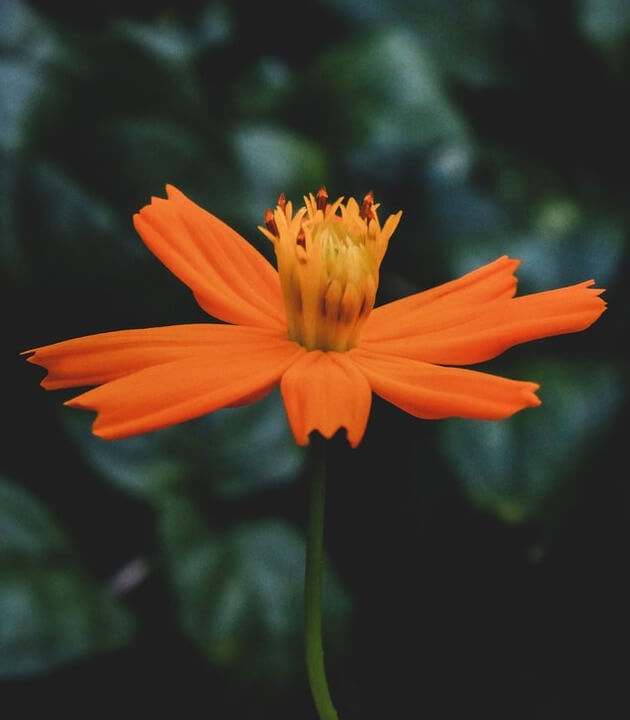
#> input picture DAY05/orange-flower.jpg, 630 x 720 px
$ python TASK1.py
#> lines starting #> are read from the running program, lines starting #| are printed output that depends on the picture; after the words box and inside, x2 and y2 are one past the last pixel; in counts of white or black regions, pixels touching at a corner belong together
import cv2
import numpy as np
import matplotlib.pyplot as plt

img=cv2.imread("orange-flower.jpg")
#> img is the input picture: shape (720, 630, 3); mean B, G, R 40.5, 55.2, 67.7
if img is None:
    print("No image")
else:
    rows, columns, channel=img.shape
#> rows = 720; columns = 630; channel = 3
    gray=np.zeros((rows, columns), dtype=np.uint8)
    for i in range(rows):
        for j in range(columns):
            blue=img[i][j][0]
            green=img[i][j][1]
            red=img[i][j][2]
            intensity=int(0.299*red+0.587*green+0.114*blue)
            gray[i][j]=intensity
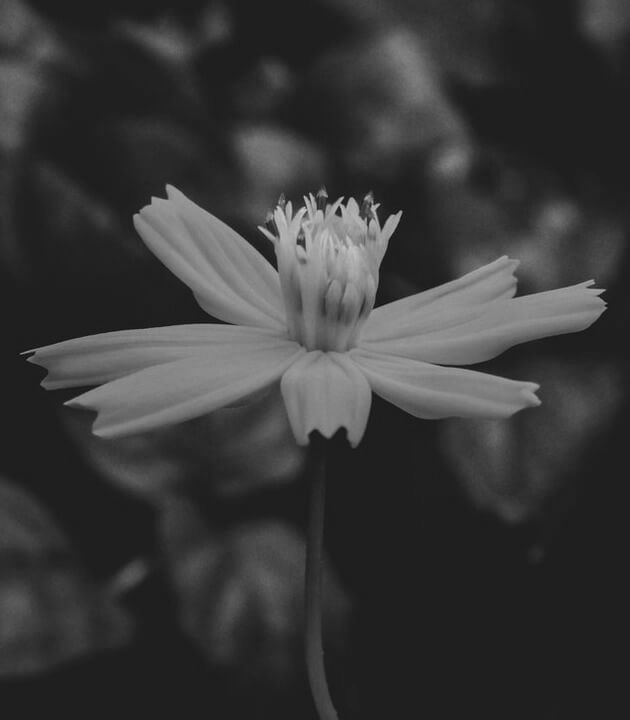
#> gray: shape (720, 630); min 13, max 204, mean 56.9
    threshold=int(input("Enter value of threshold (0 to 255): "))
#> the answer given: 100

    binaryThreshold=np.zeros((rows, columns), dtype=np.uint8)
    binaryInverse=np.zeros((rows, columns), dtype=np.uint8)
    truncateThreshold=np.zeros((rows, columns), dtype=np.uint8)
    zero=np.zeros((rows, columns), dtype=np.uint8)
    invToZero=np.zeros((rows, columns), dtype=np.uint8)

    for i in range(rows):
        for j in range(columns):
            pixel=gray[i][j]
            #binary
            if pixel>threshold:
                binaryThreshold[i][j]=255
            else:
                binaryThreshold[i][j]=0

            #binaryInverse
            if pixel>threshold:
                binaryInverse[i][j]=0
            else:
                binaryInverse[i][j]=255

            #truncate
            if pixel>threshold:
                truncateThreshold[i][j]=threshold
            else:
                truncateThreshold[i][j]=pixel

            #to zero threshold
            if pixel>threshold:
                zero[i][j]=pixel
            else:
                zero[i][j]=0

            #inverse to zero
            if pixel>threshold:
                invToZero[i][j]=0
            else:
                invToZero[i][j]=pixel
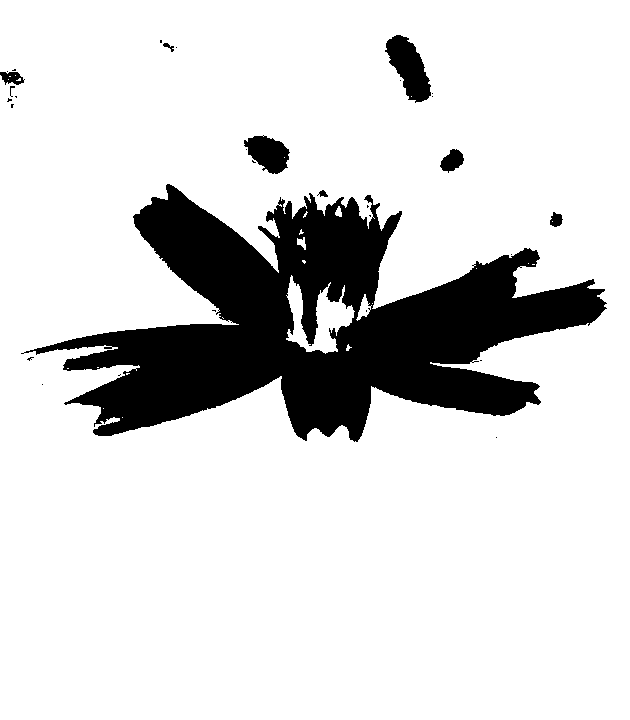
#> binaryInverse: shape (720, 630); 84.4% white; 31 black regions (22 under 20 px), largest, box (x1, y1, x2, y2) and area: (21, 184, 607, 442) 66960, (385, 35, 431, 103) 1718, (244, 135, 290, 174) 1144
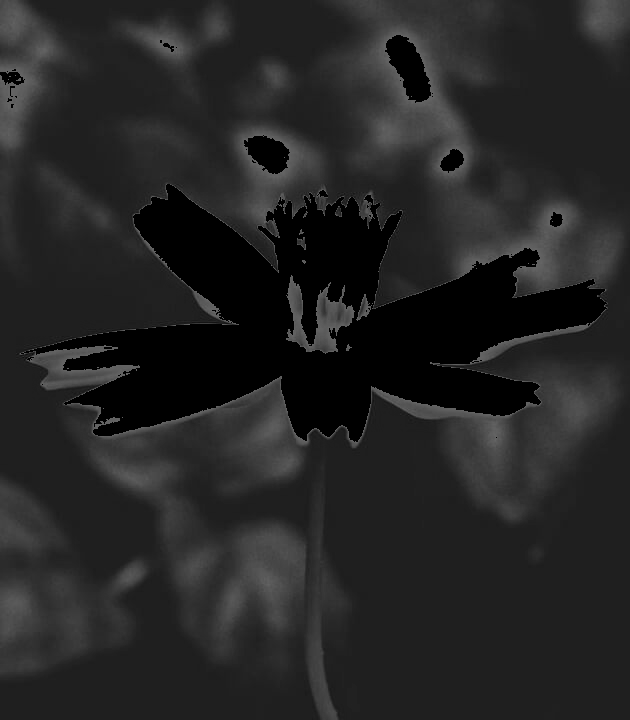
#> invToZero: shape (720, 630); min 0, max 100, mean 36.4
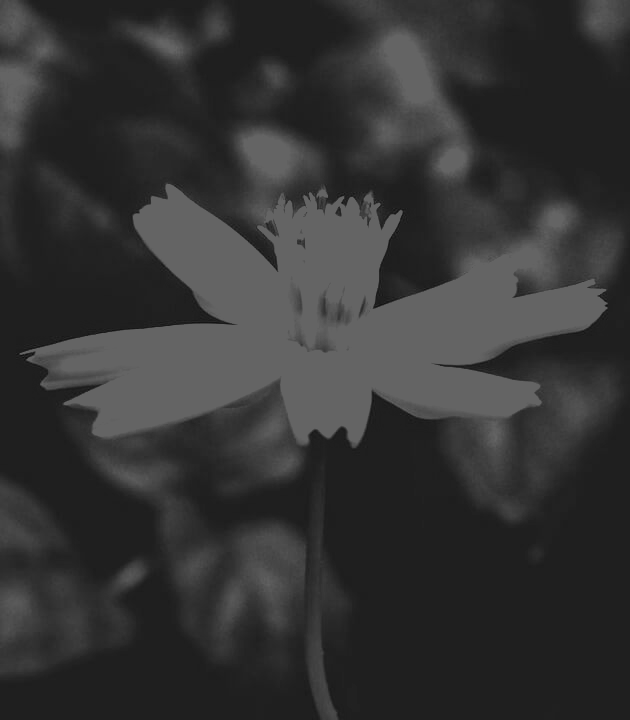
#> truncateThreshold: shape (720, 630); min 13, max 100, mean 52
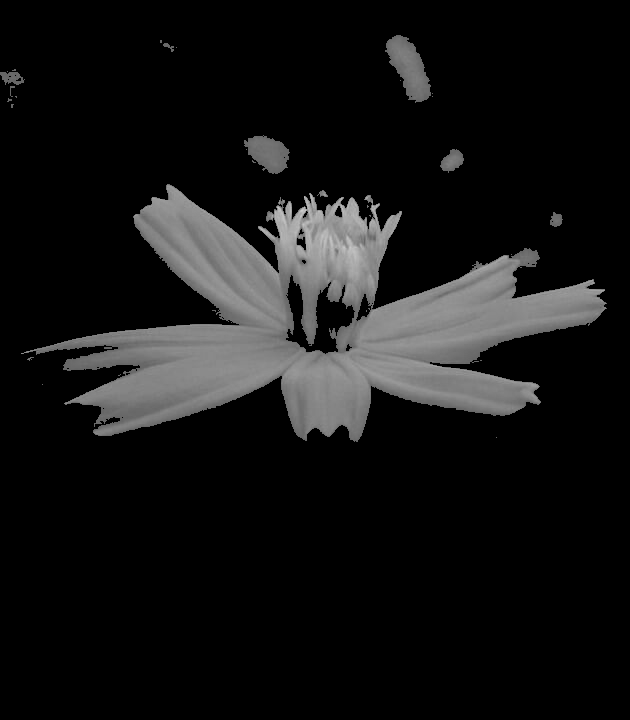
#> zero: shape (720, 630); min 0, max 204, mean 20.5

    plt.figure(figsize=(12, 8))
    plt.subplot(2, 3, 1)
    plt.imshow(gray, cmap="gray")
    plt.title("Image")
    plt.axis("off")

    plt.subplot(2, 3, 2)
    plt.imshow(binaryThreshold, cmap="gray")
    plt.title("Binary Threshold")
    plt.axis("off")

    plt.subplot(2, 3, 3)
    plt.imshow(binaryInverse, cmap="gray")
    plt.title("Binary Inverse Threshold")
    plt.axis("off")

    plt.subplot(2, 3, 4)
    plt.imshow(truncateThreshold, cmap="gray")
    plt.title("Truncate Threshold")
    plt.axis("off")

    plt.subplot(2, 3, 5)
    plt.imshow(zero, cmap="gray")
    plt.title("To Zero Threshold")
    plt.axis("off")

    plt.subplot(2, 3, 6)
    plt.imshow(invToZero, cmap="gray")
    plt.title("Inverse To Zero Threshold")
    plt.axis("off")
    plt.tight_layout()
    plt.show()
